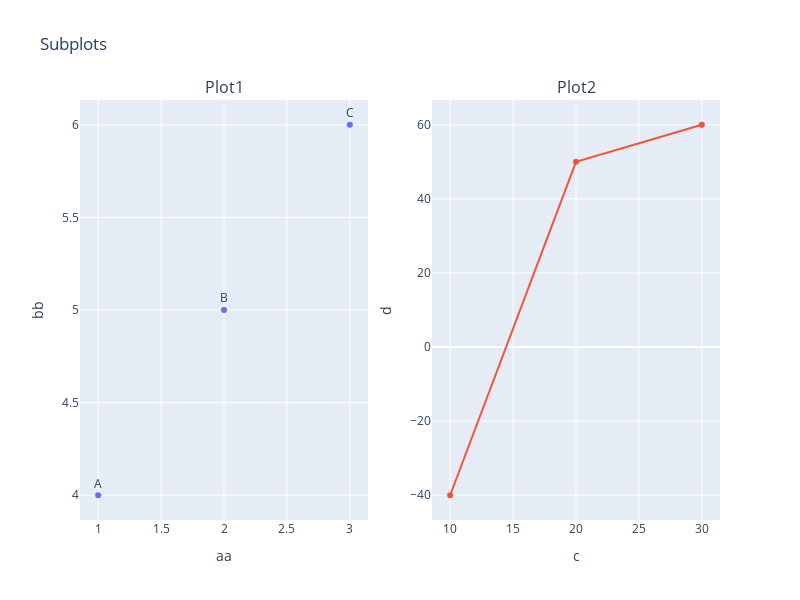

Notebook source saved alongside this figure:
### Code cell
fig = make_subplots(
    rows=1, cols=2,
    subplot_titles=('Plot1', 'Plot2')
)

fig.add_trace(
    go.Scatter(
        x=[1,2,3],
        y=[4,5,6],
        text=['A', 'B', 'C'],
        mode='markers+text',
        textposition='top center'
    ),    
    row=1, col=1
)

fig.add_trace(
    go.Scatter(x=[10,20,30], y=[-40,50,60]),
    row=1, col=2
)

fig.update_layout(height=600, width=800, title_text='Subplots')
fig.update_layout(showlegend=False)
fig.update_xaxes(title_text='aa', row=1, col=1)
fig.update_yaxes(title_text='bb', row=1, col=1)
fig.update_xaxes(title_text='c', row=1, col=2)
fig.update_yaxes(title_text='d', row=1, col=2)
fig.show()

### Figure 1 — Plotly figure (JSON) as saved in the notebook; plotly's stock layout.template omitted (floating-point values rounded to 4 significant figures)
{"data": [{"mode": "markers+text", "text": ["A", "B", "C"], "textposition": "top center", "type": "scatter", "x": [1, 2, 3], "xaxis": "x", "y": [4, 5, 6], "yaxis": "y"}, {"type": "scatter", "x": [10, 20, 30], "xaxis": "x2", "y": [-40, 50, 60], "yaxis": "y2"}], "layout": {"annotations": [{"font": {"size": 16}, "showarrow": false, "text": "Plot1", "x": 0.225, "xanchor": "center", "xref": "paper", "y": 1, "yanchor": "bottom", "yref": "paper"}, {"font": {"size": 16}, "showarrow": false, "text": "Plot2", "x": 0.775, "xanchor": "center", "xref": "paper", "y": 1, "yanchor": "bottom", "yref": "paper"}], "height": 600, "showlegend": false, "title": {"text": "Subplots"}, "width": 800, "xaxis": {"anchor": "y", "domain": [0, 0.45], "title": {"text": "aa"}}, "xaxis2": {"anchor": "y2", "domain": [0.55, 1], "title": {"text": "c"}}, "yaxis": {"anchor": "x", "domain": [0, 1], "title": {"text": "bb"}}, "yaxis2": {"anchor": "x2", "domain": [0, 1], "title": {"text": "d"}}}}
